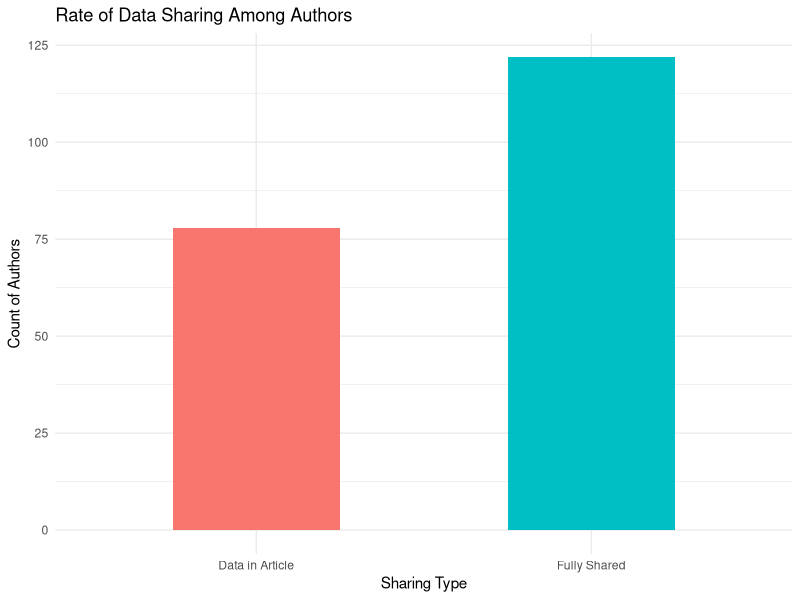

Recreate this plot in R.
## ---- chunk 1
knitr::opts_chunk$set(echo = TRUE)
## ---- chunk 2
# Simulated data
# We assume a variable "sharing_type" where:
# "Fully Shared" indicates full data sharing by the author
# "Data in Article" indicates data only present within the article

set.seed(123)
n <- 200  # total number of authors
sharing_types <- sample(
  c("Fully Shared", "Data in Article"), n, replace = TRUE,
  prob = c(0.6, 0.4)
)
data <- data.frame(
  author_id = 1:n,
  sharing_type = sharing_types
)

head(data)
## ---- chunk 3
library(dplyr)

# Count the occurrences of each sharing type
sharing_summary <- data %>%
  group_by(sharing_type) %>%
  summarise(
    count = n()
  ) %>%
  mutate(
    rate = count / sum(count)
  )

sharing_summary
## ---- chunk 4
library(ggplot2)

ggplot(sharing_summary, aes(x = sharing_type, y = count, fill = sharing_type)) +
  geom_bar(stat = "identity", width = 0.5) +
  labs(
    title = "Rate of Data Sharing Among Authors",
    x = "Sharing Type",
    y = "Count of Authors"
  ) +
  theme_minimal() +
  theme(legend.position = "none")
